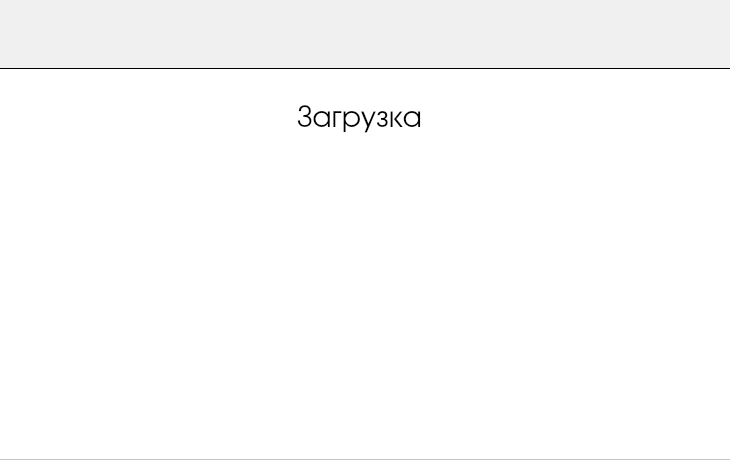
<?xml version="1.0" encoding="UTF-8"?>
<ui version="4.0">
 <class>Dialog</class>
 <widget class="QDialog" name="Dialog">
  <property name="geometry">
   <rect>
    <x>0</x>
    <y>0</y>
    <width>730</width>
    <height>460</height>
   </rect>
  </property>
  <property name="windowTitle">
   <string>Dialog</string>
  </property>
  <widget class="QFrame" name="frame">
   <property name="geometry">
    <rect>
     <x>-10</x>
     <y>-11</y>
     <width>751</width>
     <height>80</height>
    </rect>
   </property>
   <property name="styleSheet">
    <string notr="true">background-color: #f0f0f0;
border: 1px solid black;</string>
   </property>
   <property name="frameShape">
    <enum>QFrame::StyledPanel</enum>
   </property>
   <property name="frameShadow">
    <enum>QFrame::Raised</enum>
   </property>
  </widget>
  <widget class="QFrame" name="frame_2">
   <property name="geometry">
    <rect>
     <x>-1</x>
     <y>69</y>
     <width>741</width>
     <height>391</height>
    </rect>
   </property>
   <property name="styleSheet">
    <string notr="true">background-color: #ffffff;</string>
   </property>
   <property name="frameShape">
    <enum>QFrame::StyledPanel</enum>
   </property>
   <property name="frameShadow">
    <enum>QFrame::Raised</enum>
   </property>
   <widget class="QLabel" name="label">
    <property name="geometry">
     <rect>
      <x>-20</x>
      <y>0</y>
      <width>761</width>
      <height>101</height>
     </rect>
    </property>
    <property name="font">
     <font>
      <family>URW Gothic</family>
      <pointsize>23</pointsize>
     </font>
    </property>
    <property name="autoFillBackground">
     <bool>false</bool>
    </property>
    <property name="styleSheet">
     <string notr="true">color: #000;</string>
    </property>
    <property name="text">
     <string>Загрузка</string>
    </property>
    <property name="alignment">
     <set>Qt::AlignCenter</set>
    </property>
   </widget>
   <widget class="QLabel" name="label_2">
    <property name="geometry">
     <rect>
      <x>340</x>
      <y>120</y>
      <width>38</width>
      <height>38</height>
     </rect>
    </property>
    <property name="font">
     <font>
      <pointsize>10</pointsize>
     </font>
    </property>
    <property name="styleSheet">
     <string notr="true">color: white;</string>
    </property>
    <property name="lineWidth">
     <number>4</number>
    </property>
    <property name="text">
     <string/>
    </property>
    <property name="alignment">
     <set>Qt::AlignCenter</set>
    </property>
   </widget>
   <widget class="QLabel" name="label_3">
    <property name="geometry">
     <rect>
      <x>100</x>
      <y>260</y>
      <width>521</width>
      <height>91</height>
     </rect>
    </property>
    <property name="styleSheet">
     <string notr="true">color: white;</string>
    </property>
    <property name="text">
     <string/>
    </property>
    <property name="alignment">
     <set>Qt::AlignCenter</set>
    </property>
   </widget>
  </widget>
 </widget>
 <resources/>
 <connections/>
</ui>
